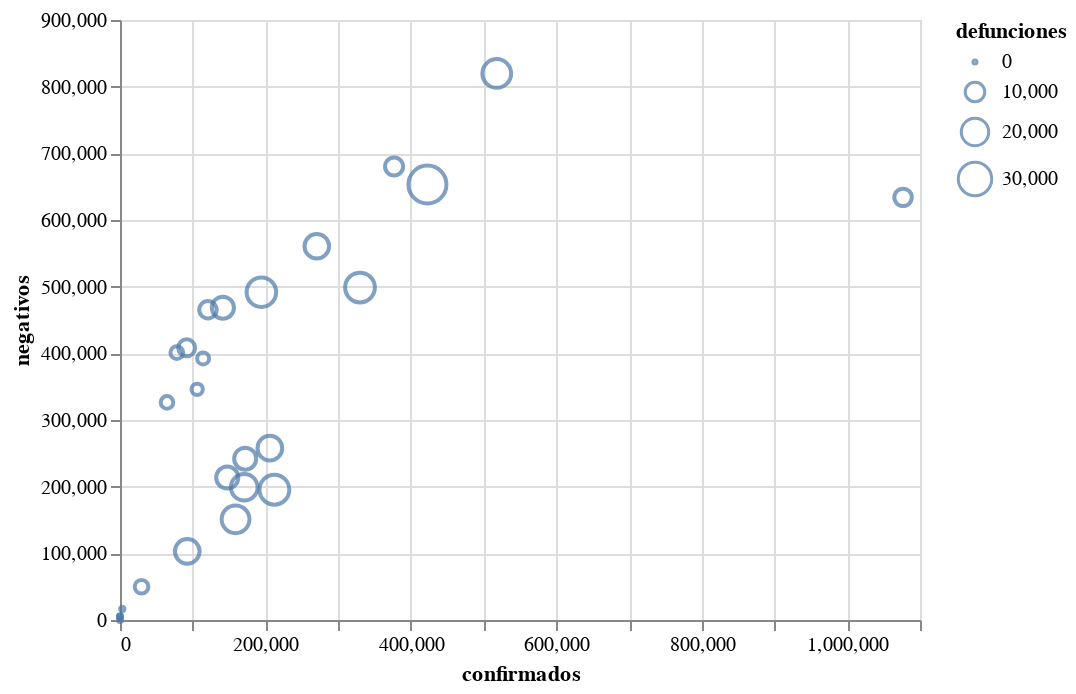

Here is the notebook cell this chart was saved with:
### Code cell
subset = casos.groupby(by=['ola', 'anio_mes'], as_index=False).agg({'confirmados': 'sum',
                                                                    'negativos': 'sum',
                                                                    'defunciones': 'sum'})

alt.Chart(subset).mark_point().encode(
    x='confirmados',
    y='negativos',
    size='defunciones'
)

### Figure 1 — Vega-Lite specification as saved in the notebook (floating-point values rounded to 4 significant figures)
{"config": {"view": {"continuousWidth": 400, "continuousHeight": 300}}, "data": {"name": "data-d0f7e8358db28252c42796729a722968"}, "mark": "point", "encoding": {"size": {"field": "defunciones", "type": "quantitative"}, "x": {"field": "confirmados", "type": "quantitative"}, "y": {"field": "negativos", "type": "quantitative"}}, "$schema": "https://vega.github.io/schema/vega-lite/v4.17.0.json", "datasets": {"data-d0f7e8358db28252c42796729a722968": [{"ola": "ola_1", "anio_mes": "2019-12", "confirmados": 0.0, "negativos": 0, "defunciones": 0.0}, {"ola": "ola_1", "anio_mes": "2020-01", "confirmados": 0.0, "negativos": 5386, "defunciones": 0.0}, {"ola": "ola_1", "anio_mes": "2020-02", "confirmados": 8.0, "negativos": 5094, "defunciones": 0.0}, {"ola": "ola_1", "anio_mes": "2020-03", "confirmados": 3122.0, "negativos": 16532, "defunciones": 92.0}, {"ola": "ola_1", "anio_mes": "2020-04", "confirmados": 29650.0, "negativos": 49870, "defunciones": 4617.0}, {"ola": "ola_1", "anio_mes": "2020-05", "confirmados": 92470.0, "negativos": 102999, "defunciones": 16130.0}, {"ola": "ola_1", "anio_mes": "2020-06", "confirmados": 158900.0, "negativos": 151059, "defunciones": 20580.0}, {"ola": "ola_1", "anio_mes": "2020-07", "confirmados": 212300.0, "negativos": 195383, "defunciones": 23730.0}, {"ola": "ola_1", "anio_mes": "2020-08", "confirmados": 170800.0, "negativos": 199146, "defunciones": 18930.0}, {"ola": "ola_1", "anio_mes": "2020-09", "confirmados": 147500.0, "negativos": 213682, "defunciones": 12830.0}, {"ola": "ola_1", "anio_mes": "2020-10", "confirmados": 172100.0, "negativos": 241907, "defunciones": 12800.0}, {"ola": "ola_2", "anio_mes": "2020-11", "confirmados": 206000.0, "negativos": 257770, "defunciones": 16150.0}, {"ola": "ola_2", "anio_mes": "2020-12", "confirmados": 330000.0, "negativos": 498730, "defunciones": 23590.0}, {"ola": "ola_2", "anio_mes": "2021-01", "confirmados": 422800.0, "negativos": 653239, "defunciones": 38830.0}, {"ola": "ola_2", "anio_mes": "2021-02", "confirmados": 194400.0, "negativos": 491751, "defunciones": 23260.0}, {"ola": "ola_2", "anio_mes": "2021-03", "confirmados": 141500.0, "negativos": 468487, "defunciones": 12840.0}, {"ola": "ola_2", "anio_mes": "2021-04", "confirmados": 91670.0, "negativos": 408282, "defunciones": 7402.0}, {"ola": "ola_2", "anio_mes": "2021-05", "confirmados": 64610.0, "negativos": 326379, "defunciones": 3872.0}, {"ola": "ola_3", "anio_mes": "2021-06", "confirmados": 106100.0, "negativos": 346081, "defunciones": 3038.0}, {"ola": "ola_3", "anio_mes": "2021-07", "confirmados": 376800.0, "negativos": 680264, "defunciones": 8457.0}, {"ola": "ola_3", "anio_mes": "2021-08", "confirmados": 518000.0, "negativos": 819769, "defunciones": 22060.0}, {"ola": "ola_3", "anio_mes": "2021-09", "confirmados": 270600.0, "negativos": 560636, "defunciones": 16000.0}, {"ola": "ola_3", "anio_mes": "2021-10", "confirmados": 120900.0, "negativos": 465330, "defunciones": 7822.0}, {"ola": "ola_3", "anio_mes": "2021-11", "confirmados": 78170.0, "negativos": 401048, "defunciones": 4065.0}, {"ola": "ola_4", "anio_mes": "2021-12", "confirmados": 114300.0, "negativos": 392337, "defunciones": 3484.0}, {"ola": "ola_4", "anio_mes": "2022-01", "confirmados": 1077000.0, "negativos": 633942, "defunciones": 7857.0}]}}
